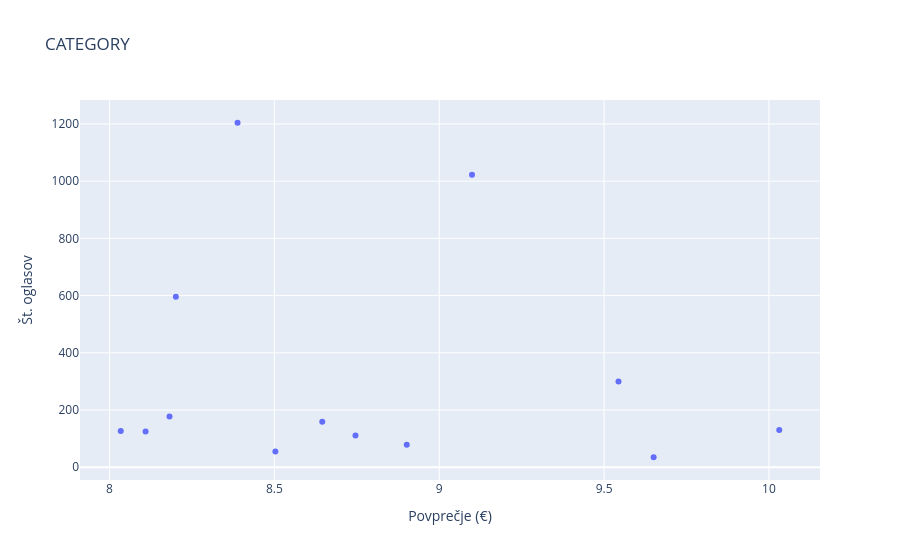
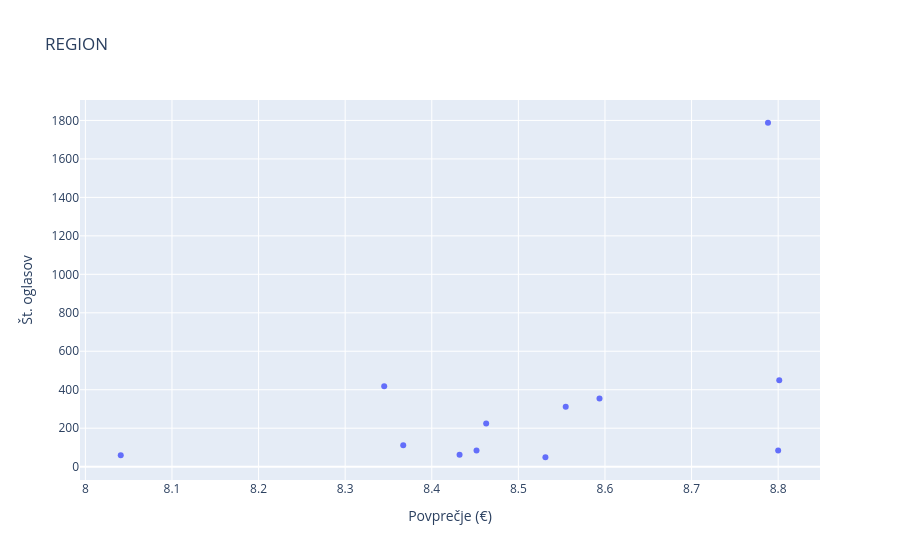
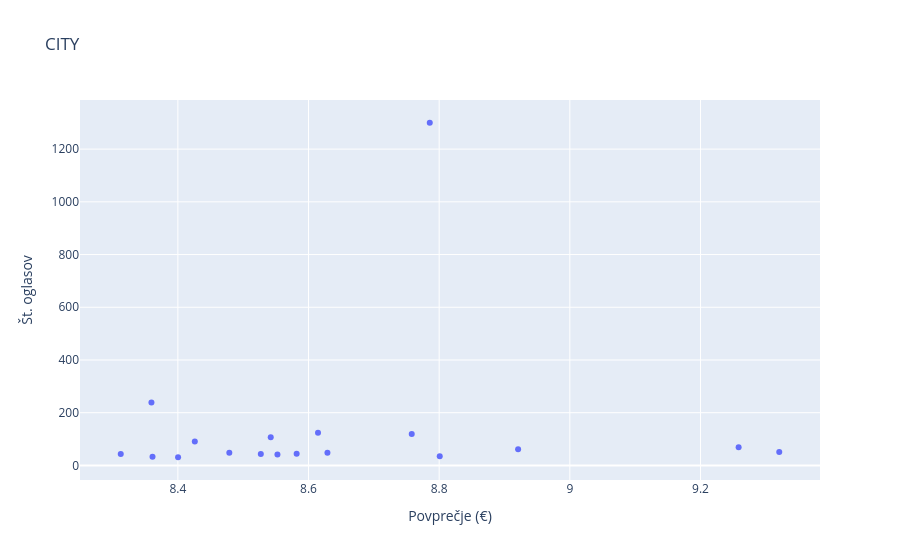
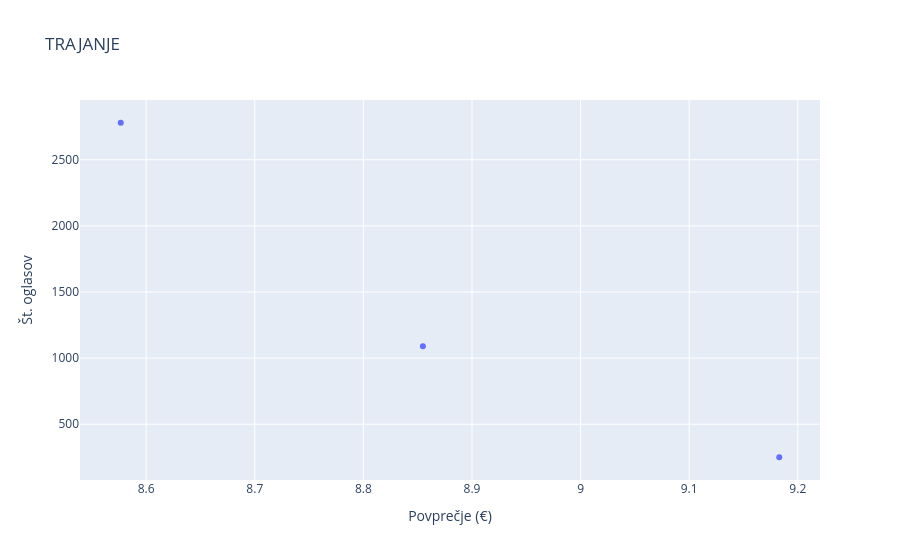

Notebook code cell kept with these figures, in order:
### Markdown cell above
- Razberemo lahko katere vrste atributov najbolje plačajo

Omejitve analize:
- Nekatere skupine imajo majhno število oglasov (možen šum)
- Podatki niso nujno reprezentativni za celoten trg
- Plače so lahko odvisne tudi od drugih faktorjev (izkušnje, lokacija, tip pogodbe), ki jih tukaj ne kontroliramo

Dodatek:
- Nalogo bo potrebno nadgraditi z Scaterplot, da bomo lahko videli korelacijo med `Št. oglasov` in `Povprečje (€)`

### Code cell
import plotly.express as px

def scatter_hover(df, title):
    df_plot = df.reset_index()  # ime kategorije kot stolpec

    fig = px.scatter(# dodamo možnost, da ko hover-amo čez točko, dobimo ime, ogledi, povprečna_plača
        df_plot,
        x='Povprečje (€)',
        y='Št. oglasov',
        hover_name=df_plot.columns[0],  # ime kategorije (npr. city)
        hover_data={
            'Povprečje (€)': ':.2f',
            'Št. oglasov': True
        },
        title=title
    )

    fig.show()

scatter_hover(data_category, "CATEGORY")
scatter_hover(data_region, "REGION")
scatter_hover(data_city, "CITY")
scatter_hover(data_trajanje, "TRAJANJE")
scatter_hover(data_work_schedule, "WORK_SCHEDULE")

### Figure 1 — Plotly figure (JSON) as saved in the notebook; plotly's stock layout.template omitted (floating-point values rounded to 4 significant figures)
{"data": [{"hovertemplate": "<b>%{hovertext}</b><br><br>Povprečje (€)=%{x:.2f}<br>Št. oglasov=%{y}<extra></extra>", "hovertext": ["PROMOCIJA", "VARSTVO", "IT", "OSTALO", "FIZIČNO DELO", "ZDRAVSTVO", "TEREN / RAZVOZ", "ČIŠČENJE", "GOSTINSTVO", "PRODAJA", "ADMINISTRACIJA", "SKLADIŠČE", "PROIZVODNJA"], "legendgroup": "", "marker": {"color": "#636efa", "symbol": "circle"}, "mode": "markers", "name": "", "orientation": "v", "showlegend": false, "type": "scatter", "x": [10.03, 9.65, 9.544, 9.099, 8.902, 8.746, 8.645, 8.503, 8.388, 8.201, 8.182, 8.109, 8.034], "xaxis": "x", "y": [130, 35, 300, 1022, 79, 111, 159, 55, 1204, 596, 177, 125, 127], "yaxis": "y"}], "layout": {"legend": {"tracegroupgap": 0}, "title": {"text": "CATEGORY"}, "xaxis": {"anchor": "y", "domain": [0, 1], "title": {"text": "Povprečje (€)"}}, "yaxis": {"anchor": "x", "domain": [0, 1], "title": {"text": "Št. oglasov"}}}}

### Figure 2 — Plotly figure (JSON) as saved in the notebook; plotly's stock layout.template omitted (floating-point values rounded to 4 significant figures)
{"data": [{"hovertemplate": "<b>%{hovertext}</b><br><br>Povprečje (€)=%{x:.2f}<br>Št. oglasov=%{y}<extra></extra>", "hovertext": ["GORENJSKA", "GORIŠKA", "OSREDNJESLOVENSKA", "SAVINJSKA", "OBALNO-KRAŠKA", "KOROŠKA", "JUGOVZHODNA SLOVENIJA", "POMURSKA", "PRIMORSKO-NOTRANJSKA", "POSAVSKA", "PODRAVSKA", "ZASAVSKA"], "legendgroup": "", "marker": {"color": "#636efa", "symbol": "circle"}, "mode": "markers", "name": "", "orientation": "v", "showlegend": false, "type": "scatter", "x": [8.801, 8.8, 8.788, 8.594, 8.555, 8.531, 8.463, 8.452, 8.432, 8.367, 8.345, 8.041], "xaxis": "x", "y": [449, 84, 1788, 355, 312, 49, 224, 84, 62, 111, 418, 59], "yaxis": "y"}], "layout": {"legend": {"tracegroupgap": 0}, "title": {"text": "REGION"}, "xaxis": {"anchor": "y", "domain": [0, 1], "title": {"text": "Povprečje (€)"}}, "yaxis": {"anchor": "x", "domain": [0, 1], "title": {"text": "Št. oglasov"}}}}

### Figure 3 — Plotly figure (JSON) as saved in the notebook; plotly's stock layout.template omitted (floating-point values rounded to 4 significant figures)
{"data": [{"hovertemplate": "<b>%{hovertext}</b><br><br>Povprečje (€)=%{x:.2f}<br>Št. oglasov=%{y}<extra></extra>", "hovertext": ["BLED", "DOMŽALE", "KAMNIK", "PIRAN/PIRANO", "LJUBLJANA", "CELJE", "PORTOROŽ/PORTOROSE", "KRANJ", "IZOLA/ISOLA", "VELENJE", "KOPER/CAPODISTRIA", "PTUJ", "ŠKOFJA LOKA", "NOVO MESTO", "POSTOJNA", "LOGATEC", "MARIBOR", "GROSUPLJE"], "legendgroup": "", "marker": {"color": "#636efa", "symbol": "circle"}, "mode": "markers", "name": "", "orientation": "v", "showlegend": false, "type": "scatter", "x": [9.321, 9.258, 8.921, 8.801, 8.786, 8.758, 8.629, 8.615, 8.582, 8.552, 8.542, 8.527, 8.479, 8.426, 8.4, 8.361, 8.36, 8.313], "xaxis": "x", "y": [51, 69, 61, 35, 1300, 119, 48, 124, 44, 41, 107, 43, 48, 91, 31, 33, 239, 43], "yaxis": "y"}], "layout": {"legend": {"tracegroupgap": 0}, "title": {"text": "CITY"}, "xaxis": {"anchor": "y", "domain": [0, 1], "title": {"text": "Povprečje (€)"}}, "yaxis": {"anchor": "x", "domain": [0, 1], "title": {"text": "Št. oglasov"}}}}

### Figure 4 — Plotly figure (JSON) as saved in the notebook; plotly's stock layout.template omitted (floating-point values rounded to 4 significant figures)
{"data": [{"hovertemplate": "<b>%{hovertext}</b><br><br>Povprečje (€)=%{x:.2f}<br>Št. oglasov=%{y}<extra></extra>", "hovertext": ["OSTALO", "PO DOGOVORU", "DLJE ČASA"], "legendgroup": "", "marker": {"color": "#636efa", "symbol": "circle"}, "mode": "markers", "name": "", "orientation": "v", "showlegend": false, "type": "scatter", "x": [9.183, 8.855, 8.577], "xaxis": "x", "y": [250, 1090, 2780], "yaxis": "y"}], "layout": {"legend": {"tracegroupgap": 0}, "title": {"text": "TRAJANJE"}, "xaxis": {"anchor": "y", "domain": [0, 1], "title": {"text": "Povprečje (€)"}}, "yaxis": {"anchor": "x", "domain": [0, 1], "title": {"text": "Št. oglasov"}}}}
